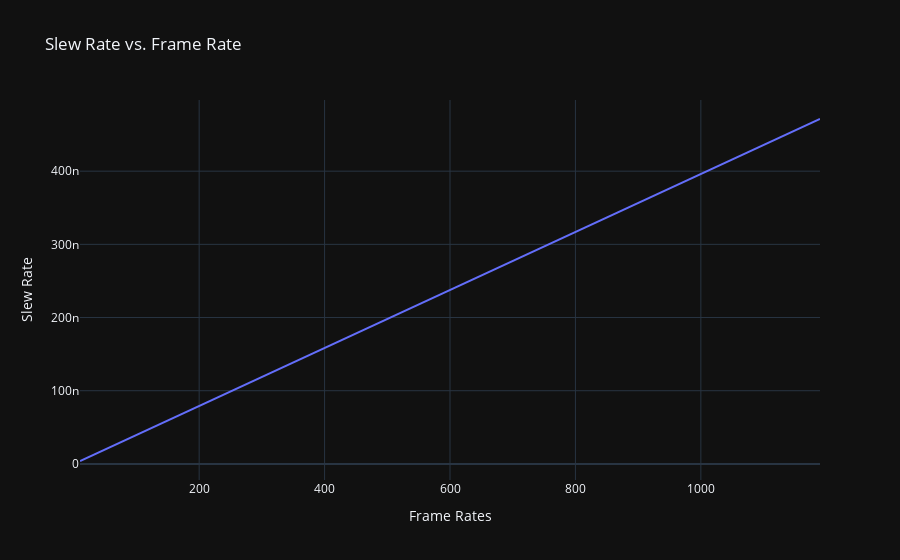

This figure's notebook cell:
### Markdown cell above
## Plots

### Code cell
frame_rate_label = f"Frame Rates"
slew_rate_label = f"Slew Rate"

data = {
    frame_rate_label: frame_rate[:],
    slew_rate_label: slew_rate[:],
}

df = pd.DataFrame.from_dict(data=data)

graph = plot.line(
    df=df,
    x=frame_rate_label,
    y=slew_rate_label,
    title="Slew Rate vs. Frame Rate",
    dark=True,
)

graph.show()
display(df)

### Figure 1 — Plotly figure (JSON) as saved in the notebook; plotly's stock layout.template omitted (floating-point values rounded to 4 significant figures)
{"data": [{"hovertemplate": "Frame Rates=%{x}<br>Slew Rate=%{y}<extra></extra>", "legendgroup": "", "line": {"color": "#636efa", "dash": "solid"}, "marker": {"symbol": "circle"}, "mode": "lines", "name": "", "orientation": "v", "showlegend": false, "type": "scatter", "x": [10, 20, 30, 40, 50, 60, 70, 80, 90, 100, 110, 120, 130, 140, 150, 160, 170, 180, 190, 200, 210, 220, 230, 240, 250, 260, 270, 280, 290, 300, 310, 320, 330, 340, 350, 360, 370, 380, 390, 400, 410, 420, 430, 440, 450, 460, 470, 480, 490, 500, 510, 520, 530, 540, 550, 560, 570, 580, 590, 600, 610, 620, 630, 640, 650, 660, 670, 680, 690, 700, 710, 720, 730, 740, 750, 760, 770, 780, 790, 800, 810, 820, 830, 840, 850, 860, 870, 880, 890, 900, 910, 920, 930, 940, 950, 960, 970, 980, 990, 1000, 1010, 1020, 1030, 1040, 1050, 1060, 1070, 1080, 1090, 1100, 1110, 1120, 1130, 1140, 1150, 1160, 1170, 1180, 1190], "xaxis": "x", "y": [3.96e-09, 7.921e-09, 1.188e-08, 1.584e-08, 1.98e-08, 2.376e-08, 2.772e-08, 3.168e-08, 3.564e-08, 3.96e-08, 4.356e-08, 4.752e-08, 5.149e-08, 5.545e-08, 5.941e-08, 6.337e-08, 6.733e-08, 7.129e-08, 7.525e-08, 7.921e-08, 8.317e-08, 8.713e-08, 9.109e-08, 9.505e-08, 9.901e-08, 1.03e-07, 1.069e-07, 1.109e-07, 1.149e-07, 1.188e-07, 1.228e-07, 1.267e-07, 1.307e-07, 1.347e-07, 1.386e-07, 1.426e-07, 1.465e-07, 1.505e-07, 1.545e-07, 1.584e-07, 1.624e-07, 1.663e-07, 1.703e-07, 1.743e-07, 1.782e-07, 1.822e-07, 1.861e-07, 1.901e-07, 1.941e-07, 1.98e-07, 2.02e-07, 2.059e-07, 2.099e-07, 2.139e-07, 2.178e-07, 2.218e-07, 2.257e-07, 2.297e-07, 2.337e-07, 2.376e-07, 2.416e-07, 2.455e-07, 2.495e-07, 2.535e-07, 2.574e-07, 2.614e-07, 2.653e-07, 2.693e-07, 2.733e-07, 2.772e-07, 2.812e-07, 2.851e-07, 2.891e-07, 2.931e-07, 2.97e-07, 3.01e-07, 3.05e-07, 3.089e-07, 3.129e-07, 3.168e-07, 3.208e-07, 3.248e-07, 3.287e-07, 3.327e-07, 3.366e-07, 3.406e-07, 3.446e-07, 3.485e-07, 3.525e-07, 3.564e-07, 3.604e-07, 3.644e-07, 3.683e-07, 3.723e-07, 3.762e-07, 3.802e-07, 3.842e-07, 3.881e-07, 3.921e-07, 3.96e-07, 4e-07, 4.04e-07, 4.079e-07, 4.119e-07, 4.158e-07, 4.198e-07, 4.238e-07, 4.277e-07, 4.317e-07, 4.356e-07, 4.396e-07, 4.436e-07, 4.475e-07, 4.515e-07, 4.554e-07, 4.594e-07, 4.634e-07, 4.673e-07, 4.713e-07], "yaxis": "y"}], "layout": {"legend": {"tracegroupgap": 0}, "title": {"text": "Slew Rate vs. Frame Rate"}, "xaxis": {"anchor": "y", "domain": [0, 1], "title": {"text": "Frame Rates"}}, "yaxis": {"anchor": "x", "domain": [0, 1], "title": {"text": "Slew Rate"}}}}
